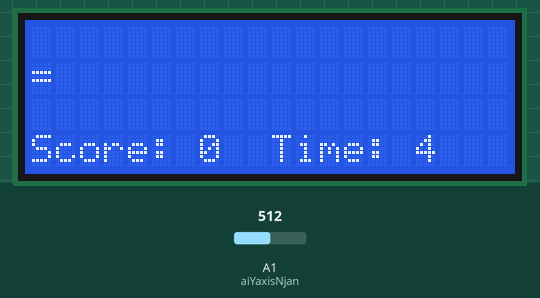
Bench run of a sketch on a simulated Arduino Uno, built with avr-gcc and run on an emulated ATmega328P. Shown: 20×4 character LCD. The test bench sets the inputs (shaded band); at power-on: A1 (aiYaxisNjan) = 512. Random numbers use the default seed unless the sketch sets one; what the sketch prints to the serial monitor is not drawn.

Above: at 5.3 s.
5.4 s: A1 (aiYaxisNjan) set to 716
At 7.29 s:
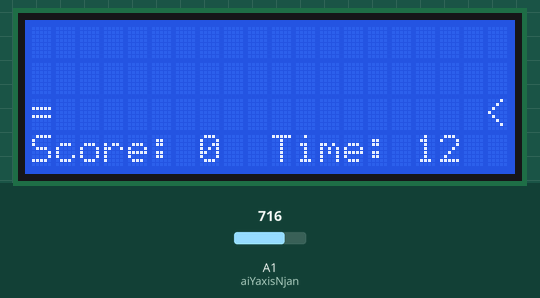
8.4 s: A1 (aiYaxisNjan) set to 306
At 8.54 s:
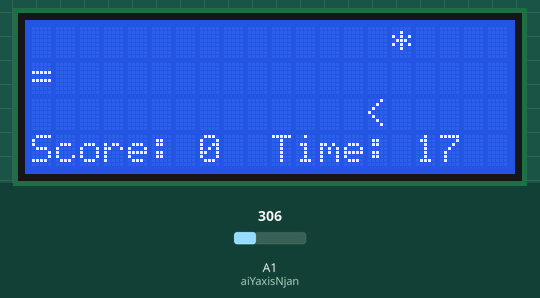
10.6 s: A1 (aiYaxisNjan) set to 664
13.1 s: A1 (aiYaxisNjan) set to 695
At 13.31 s:
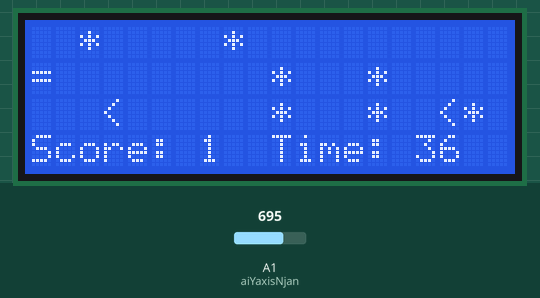
15.4 s: A1 (aiYaxisNjan) set to 122
At 15.56 s:
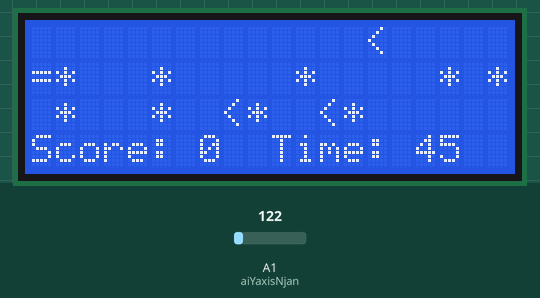
17.6 s: A1 (aiYaxisNjan) set to 900
At 17.8 s:
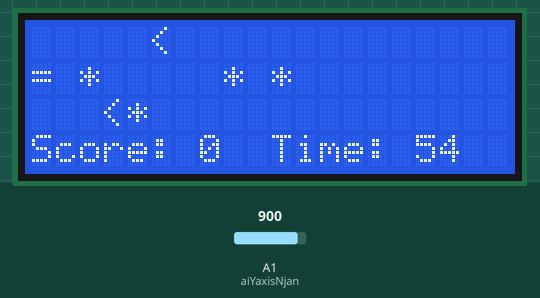

The sketch:

LCDfunctionMoveCursor.ino
```cpp
/*
   Created: Nordin Jansen, 09feb2018
   Info: Astroidinator lcd

   History
   21mar2018: initial creation
*/

//Libraries
#include <LiquidCrystal_I2C.h>
#include <SimpleTimer.h>

//Objects
LiquidCrystal_I2C AstroidinatorLcd(0x27, 20, 4);
SimpleTimer tmrGame;

//Structs
struct UfoNjan {
  String typeNjan;
  int yPositionNjan;
  int xPositionNjan;
  long randomYPositionNjan = random(20, 100);
  long randomXPositionNjan = random(0, 3);
};

//Globals
bool enableLogNjan;
int rowNjan;
int columnNjan;

int astroidNumberNjan = 20;
UfoNjan astroidsNjan[20];

int shipNumberNjan = 10;
UfoNjan shipsNjan[10];

int counterNjan;

int AstCollAmar = 0;
int elapsedTimeAmar = 0;
int ShipCollAmar = 0;

//Pins
int aiYaxisNjan = A1;

void setup() {
  Serial.begin(115200);
  Serial.println("Init..");

  InitGlobals();
  InitPins();
  InitLcd();
  InitCredentials();
  InitStartGame();
}

void loop() {
  tmrGame.run();
}

void GenerateAstroids() {
  for (int i = 0; i < astroidNumberNjan - 1; i++) {
    UfoNjan astroidNjan;
    astroidNjan.typeNjan = "astroid";
    astroidNjan.yPositionNjan = astroidNjan.randomYPositionNjan;
    astroidNjan.xPositionNjan = astroidNjan.randomXPositionNjan;

    if ((astroidNjan.yPositionNjan % 2) == 0) {
      astroidNjan.yPositionNjan++;
    }
    astroidsNjan[i] = astroidNjan;
  }
}

void GenerateShips() {
  for (int i = 0; i < shipNumberNjan - 1; i++) {
    UfoNjan shipNjan;
    shipNjan.typeNjan = "ship";
    shipNjan.yPositionNjan = shipNjan.randomYPositionNjan;
    shipNjan.xPositionNjan = shipNjan.randomXPositionNjan;

    if ((shipNjan.yPositionNjan % 2) != 0) {
      shipNjan.yPositionNjan++;
    }

    shipsNjan[i] = shipNjan;
  }
}

void MoveAstroids() {
  for (int i = 0; i < astroidNumberNjan - 1; i++) {

    if (astroidsNjan[i].yPositionNjan < 20 && astroidsNjan[i].yPositionNjan > 0) {
      WriteToLcd(astroidsNjan[i].yPositionNjan, astroidsNjan[i].xPositionNjan, "*");
    }

    if (astroidsNjan[i].yPositionNjan == 0 && astroidsNjan[i].xPositionNjan == rowNjan) {
      AstroidinatorLcd.setBacklight(0);
      ++AstCollAmar;
    }

    astroidsNjan[i].yPositionNjan--;
  }
}

void MoveShips() {
  for (int i = 0; i < shipNumberNjan - 1; i++) {

    if (shipsNjan[i].yPositionNjan < 20 && shipsNjan[i].yPositionNjan > 0) {
      WriteToLcd(shipsNjan[i].yPositionNjan, shipsNjan[i].xPositionNjan, "<");
    }

    if (shipsNjan[i].yPositionNjan == 0 && shipsNjan[i].xPositionNjan == rowNjan) {
      AstroidinatorLcd.setBacklight(0);
      ++ShipCollAmar;
    }
    shipsNjan[i].yPositionNjan--;
  }
}

void UpdateDisplay() {
  AstroidinatorLcd.clear();
  AstroidinatorLcd.setBacklight(1);

  if (counterNjan == 0) {
    GenerateAstroids();
    GenerateShips();
    counterNjan = 100;
  }
  counterNjan--;

  ControlJoystick();
  MoveAstroids();
  MoveShips();

  UpdateScores();
}

void ControlJoystick() {
  switch (map(analogRead(aiYaxisNjan), 0, 1023, 0, 3)) {
    case 0:
      switch (rowNjan) {
        case 1:
          rowNjan = 0;
          break;
        case 2:
          rowNjan = 1;
          break;
      }
      break;
    case 2:
      switch (rowNjan) {
        case 0:
          rowNjan = 1;
          break;
        case 1:
          rowNjan = 2;
          break;
      }
      break;
  }

  WriteToLcd(0, rowNjan,"=");
}

void WriteToLcd(int a_x, int a_y, String a_text) {
  AstroidinatorLcd.setCursor(a_x, a_y);
  AstroidinatorLcd.print(a_text);
}

void InitLcd(){
  AstroidinatorLcd.init();
  AstroidinatorLcd.setBacklight(1);
}

void InitCredentials() {
  WriteToLcd(0, 0, "Astroidinator");
  WriteToLcd(0, 1, "Date: 18/04/2018");
  WriteToLcd(0, 2, "By: Nordin & Alex");
  WriteToLcd(0, 3, "Version: V0");
  delay(2000);
  AstroidinatorLcd.clear();
}

void InitStartGame() {
  WriteToLcd(0,0,"Start!");
  delay(2000);
  AstroidinatorLcd.clear();
  tmrGame.setInterval(250, UpdateDisplay);
  GenerateAstroids();
  GenerateShips();
}

void InitGlobals() {
  Serial.println("Init globals");

  enableLogNjan = true;
  rowNjan = 1;
  columnNjan = 19;
  counterNjan = 100;

  Serial.println("Finished.");
}

void InitPins() {
  Serial.println("Init pins..");

  pinMode(aiYaxisNjan, INPUT);

  Serial.println("Finished.");
}

void UpdateScores()
{
  //  aantal ast coll
  //  aantal sh coll
  //  AstCollAmar = stubAstColl + 3; zo meteen niet meer nodig, waarde komt van Nordin

  elapsedTimeAmar++;

  AstCollAmar = AstCollAmar - ShipCollAmar;

  WriteToLcd(0, 3, "Score:");
  WriteToLcd(10, 3, "Time:");

  //WriteToLcd(7, 3, "*");
  WriteToLcd(7, 3, (String)AstCollAmar);
  WriteToLcd(16, 3, (String)elapsedTimeAmar);

  ShipCollAmar = 0;
  DebugLogging("ast: " + (String)AstCollAmar, 0);
}

void DebugLogging(String a_text, int a_infoType) {
  if (enableLogNjan) {
    switch (a_infoType) {
      case 0:
        Serial.println("ERROR: " + a_text);
        break;
      case 1:
        Serial.println("WARNING: " + a_text);
        break;
      case 2:
        Serial.println("INFO: " + a_text);
        break;
      default:
        Serial.println(a_text);
    }
  }
}
```

Measured:
- the behaviour switches between 681 and 682 on A1 (aiYaxisNjan) (found by bisection; images 2 and 3)
